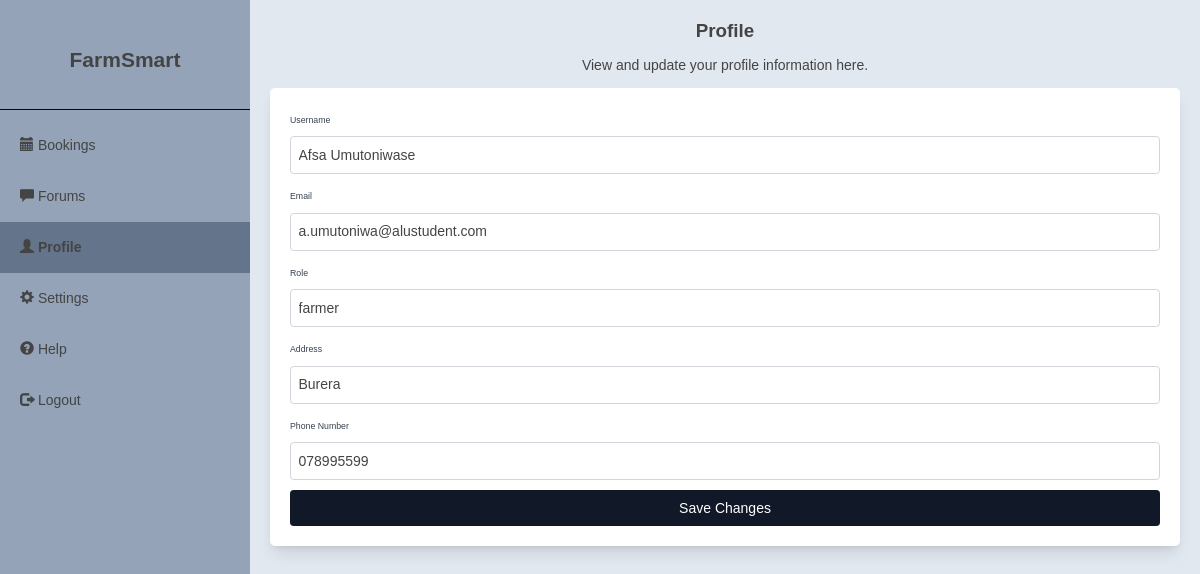
/expert-profile (signed in), run on an earlier commit of the app's database.
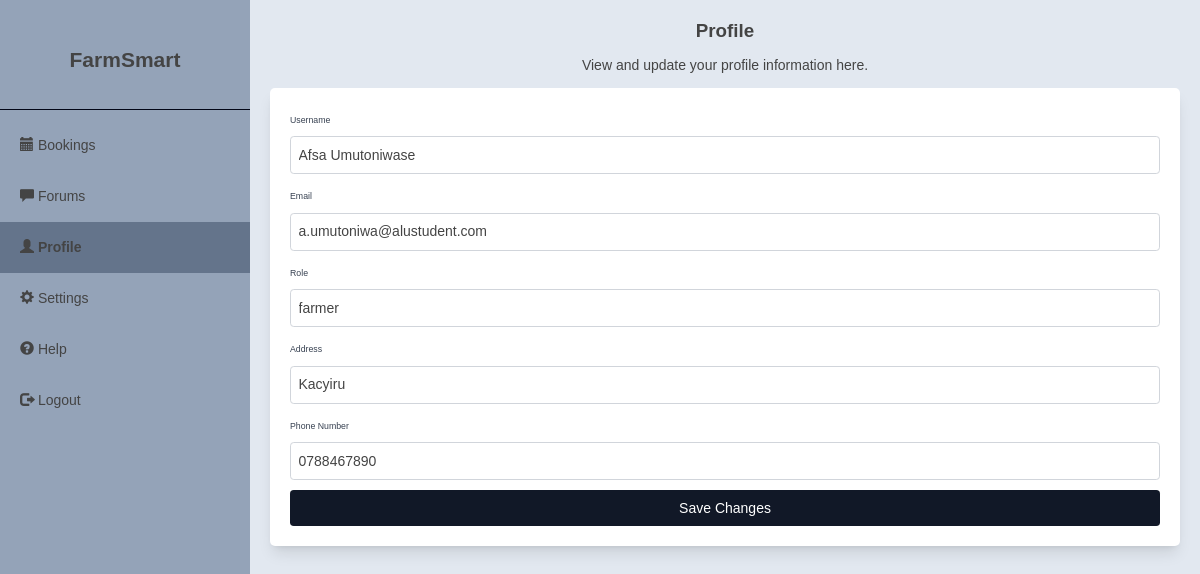
And on a later commit of the database.
### app.py (models this page shows, shortened)
class User(UserMixin, db.Model):
    id = db.Column(db.Integer, primary_key=True)
    username = db.Column(db.String(120), unique=True, nullable=False)
    email = db.Column(db.String(120), unique=True, nullable=False)
    password_hash = db.Column(db.String(128))
    role = db.Column(db.String(50))
    address = db.Column(db.String(200))
    phone = db.Column(db.String(20))
    profile_image_url = db.Column(db.String(200), nullable=True)
    profile_complete = db.Column(db.Boolean, default=False)

### app.py (the view, shortened to what this page needs)
@app.route('/expert-profile', methods=['GET', 'POST'])
@login_required
def expert_profile():
    return render_template('expert-profile.html', user=current_user)

### app.py (called while the page is built)
@app.after_request
def add_header(response):
    response.cache_control.no_cache = True
    return response

@login_manager.user_loader
def load_user(user_id):
    return User.query.get(int(user_id))

### templates/expert-profile.html (shortened to what this page needs)
{% extends 'expert-base.html' %}
{% block content %}
    <div class="flex flex-col items-center text-center">
        <h1 class="text-3xl font-semibold mb-6">Profile</h1>
        <h4 class="text-black-600 mb-6">View and update your profile information here.</h4>
    </div>
    <div class="bg-white shadow-lg rounded-lg p-8 space-y-8">
        <form method="POST" action="{{ url_for('expert_profile') }}" enctype="multipart/form-data" class="space-y-4">
            <div class="space-y-2">
                <label for="username" class="text-sm font-medium text-gray-700">Username</label>
                <input type="text" id="username" name="username" class="w-full p-3 border border-gray-300 rounded-md" value="{{ user.username }}" readonly>
            </div>
            <div class="space-y-2">
                <label for="email" class="text-sm font-medium text-gray-700">Email</label>
                <input type="email" id="email" name="email" class="w-full p-3 border border-gray-300 rounded-md" value="{{ user.email }}" readonly>
            </div>
            <div class="space-y-2">
                <label for="role" class="text-sm font-medium text-gray-700">Role</label>
                <input type="text" id="role" name="role" class="w-full p-3 border border-gray-300 rounded-md" value="{{ user.role }}" readonly>
            </div>
            <div class="space-y-2">
                <label for="address" class="text-sm font-medium text-gray-700">Address</label>
                <input type="text" id="address" name="address" class="w-full p-3 border border-gray-300 rounded-md" value="{{ user.address }}">
            </div>
            <div class="space-y-2">
                <label for="phone" class="text-sm font-medium text-gray-700">Phone Number</label>
                <input type="tel" id="phone" name="phone" class="w-full p-3 border border-gray-300 rounded-md" value="{{ user.phone }}">
            </div>
            <button type="submit" class="w-full py-3 bg-gray-900 text-white rounded-md hover:bg-gray-600 transition">Save Changes</button>
        </form>
    </div>
{% endblock %}

What changed in the data, as far as the page shows it:
changed User "Afsa Umutoniwase": address "Burera" → "Kacyiru"; phone "078995599" → "0788467890"
